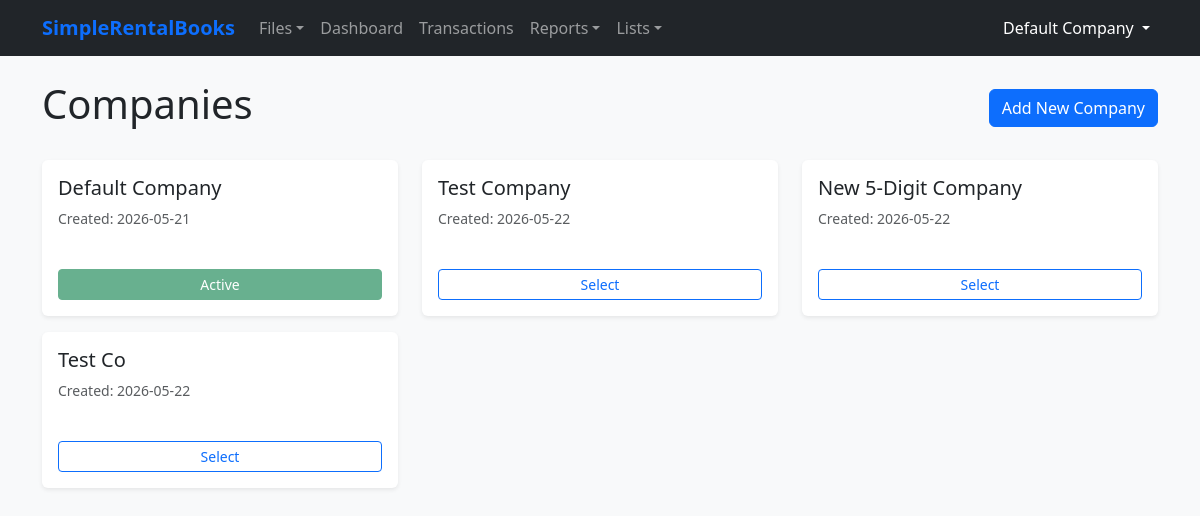
/companies/, run on the app's committed database.
### accounting/models.py (models this page shows, shortened)
class Company(models.Model):
    name = models.CharField(max_length=255)
    created_at = models.DateTimeField(auto_now_add=True)
    class Meta:
        verbose_name_plural = "Companies"

### accounting/views.py (the view)
# urls.py: path('companies/', views.company_list, name='company_list'),
def company_list(request):
    companies = Company.objects.all()
    return render(request, 'accounting/company_list.html', {'companies': companies})

### accounting/context_processors.py (called while the page is built)
def active_company(request):
    company_id = request.session.get('active_company_id')
    if company_id:
        try:
            return {'active_company': Company.objects.get(id=company_id)}
        except Company.DoesNotExist:
            pass
    first_company = Company.objects.first()
    if first_company:
        request.session['active_company_id'] = first_company.id
        return {'active_company': first_company}
    return {'active_company': None}

### accounting/router.py (called while the page is built)
def set_active_db(db_alias):
    _thread_locals.active_db = db_alias

### accounting/templates/accounting/company_list.html (shortened to what this page needs)
{% extends 'accounting/base.html' %}
{% block content %}
<div class="d-flex justify-content-between align-items-center mb-4">
    <h1>Companies</h1>
    <a href="{% url 'add_company' %}" class="btn btn-primary">Add New Company</a>
</div>
<div class="row">
    {% for company in companies %}
    <div class="col-md-4 mb-3">
        <div class="card h-100 {% if active_company.id == company.id %}border-primary{% endif %}">
            <div class="card-body d-flex flex-column">
                <h5 class="card-title">{{ company.name }}</h5>
                <p class="card-text text-muted small">Created: {{ company.created_at|date:"Y-m-d" }}</p>
                <div class="mt-auto">
                    {% if active_company.id == company.id %}
                        <button class="btn btn-success btn-sm w-100" disabled>Active</button>
                    {% else %}
                        <a href="{% url 'select_company' company.id %}" class="btn btn-outline-primary btn-sm w-100">Select</a>
                    {% endif %}
                </div>
            </div>
        </div>
    </div>
    {% empty %}
    <div class="col-12">
        <div class="alert alert-info">No companies found. Create one to get started!</div>
    </div>
    {% endfor %}
</div>
{% endblock %}

### accounting/templates/accounting/base.html (shortened to what this page needs)
<!DOCTYPE html>
<html lang="en">
<head>
    <link href="https://cdn.jsdelivr.net/npm/bootstrap@5.3.0/dist/css/bootstrap.min.css" rel="stylesheet">
</head>
<body>
    <nav class="navbar navbar-expand-lg navbar-dark bg-dark mb-4">
        <div class="container">
            <a class="navbar-brand" href="{% url 'dashboard' %}">SimpleRentalBooks</a>
            <div class="collapse navbar-collapse" id="navbarNav">
                <ul class="navbar-nav me-auto">
                    <li class="nav-item dropdown">
                        <a class="nav-link dropdown-toggle" href="#" id="navbarFiles" role="button" data-bs-toggle="dropdown">Files</a>
                    </li>
                    <li class="nav-item"><a class="nav-link" href="{% url 'dashboard' %}">Dashboard</a></li>
                    <li class="nav-item"><a class="nav-link" href="{% url 'transaction_list' %}">Transactions</a></li>
                    <li class="nav-item dropdown">
                        <a class="nav-link dropdown-toggle" href="#" id="navbarReports" role="button" data-bs-toggle="dropdown">Reports</a>
                    </li>
                    <li class="nav-item dropdown">
                        <a class="nav-link dropdown-toggle" href="#" id="navbarLists" role="button" data-bs-toggle="dropdown">Lists</a>
                    </li>
                </ul>
                <ul class="navbar-nav">
                    {% if active_company %}
                    <li class="nav-item dropdown">
                        <a class="nav-link dropdown-toggle active" href="#" id="navbarCompany" role="button" data-bs-toggle="dropdown">
                            {{ active_company.name }}
                        </a>
                    </li>
                    {% else %}
                    <li class="nav-item"><a class="nav-link" href="{% url 'company_list' %}">Select Company</a></li>
                    <li class="nav-item"><a class="nav-link" href="/admin/">Admin</a></li>
                    {% endif %}
                </ul>
            </div>
        </div>
    </nav>
    <div class="container">
        {% block content %}{% endblock %}
    </div>
</body>
</html>

### accounting/templates/accounting/base.html (style rules this page uses)
body { background-color: #f8f9fa; }
.navbar-brand { font-weight: bold; color: #0d6efd !important; }
.card { border: none; box-shadow: 0 0.125rem 0.25rem rgba(0, 0, 0, 0.075); margin-bottom: 1.5rem; }

### data on the page
Company: name "Default Company", created_at "2026-05-21", shows "Active"
Company: name "Test Company", created_at "2026-05-22", shows "Select"
Company: name "New 5-Digit Company", created_at "2026-05-22", shows "Select"
Company: name "Test Co", created_at "2026-05-22", shows "Select"
